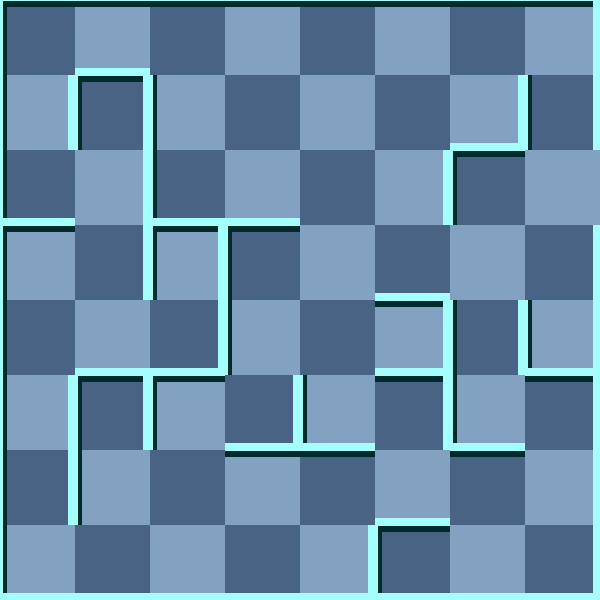

Tiled map render using the project's own tile images. Description and the map definition, with tile-layer contents summarised, below:
An orthogonal 8x8 tile map with 75x75 px tiles, 2 tile layers (background, 块层 1) and 3 objects (Exit, Player, RedMummy).

<map version="1.0" orientation="orthogonal" width="8" height="8" tilewidth="75" tileheight="75">
 <tileset firstgid="1" name="wall" tilewidth="75" tileheight="75">
  <image source="gfx/wall.png" width="300" height="375" />
  <tile id="0">
   <properties>
    <property name="ValOfWall" value="0" />
   </properties>
  </tile>
  <tile id="1">
   <properties>
    <property name="ValOfWall" value="1" />
   </properties>
  </tile>
  <tile id="2">
   <properties>
    <property name="ValOfWall" value="2" />
   </properties>
  </tile>
  <tile id="3">
   <properties>
    <property name="ValOfWall" value="3" />
   </properties>
  </tile>
  <tile id="4">
   <properties>
    <property name="ValOfWall" value="4" />
   </properties>
  </tile>
  <tile id="5">
   <properties>
    <property name="ValOfWall" value="5" />
   </properties>
  </tile>
  <tile id="6">
   <properties>
    <property name="ValOfWall" value="6" />
   </properties>
  </tile>
  <tile id="7">
   <properties>
    <property name="ValOfWall" value="7" />
   </properties>
  </tile>
  <tile id="8">
   <properties>
    <property name="ValOfWall" value="8" />
   </properties>
  </tile>
  <tile id="9">
   <properties>
    <property name="ValOfWall" value="9" />
   </properties>
  </tile>
  <tile id="10">
   <properties>
    <property name="ValOfWall" value="10" />
   </properties>
  </tile>
  <tile id="11">
   <properties>
    <property name="ValOfWall" value="11" />
   </properties>
  </tile>
  <tile id="12">
   <properties>
    <property name="ValOfWall" value="12" />
   </properties>
  </tile>
  <tile id="13">
   <properties>
    <property name="ValOfWall" value="13" />
   </properties>
  </tile>
  <tile id="14">
   <properties>
    <property name="ValOfWall" value="14" />
   </properties>
  </tile>
  <tile id="15">
   <properties>
    <property name="ValOfWall" value="15" />
   </properties>
  </tile>
  <tile id="18">
   <properties>
    <property name="ValOfWall" value="-1" />
   </properties>
  </tile>
 </tileset>
 <layer name="background" width="8" height="8">
  <data>[64 cells, 64 non-empty, 2 distinct tile ids]</data>
 </layer>
 <layer name="块层 1" width="8" height="8">
  <data>[64 cells, 64 non-empty, 15 distinct tile ids]</data>
 </layer>
 <objectgroup name="对象层 1" width="8" height="8">
  <object name="Exit" x="600" y="150" />
  <object name="Player" x="450" y="0">
   <properties>
    <property name="value" value="1" />
   </properties>
  </object>
  <object name="RedMummy" x="450" y="300">
   <properties>
    <property name="value" value="21" />
   </properties>
  </object>
 </objectgroup>
</map>
